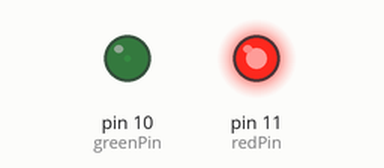
Simulated run of this sketch. Board: Arduino Uno, built with avr-gcc and run on an emulated ATmega328P. Shown: output pins drawn as LEDs (lit = HIGH). What the sketch prints to the serial monitor is not drawn.

Above: at 0.05 s.
At 1.2 s:
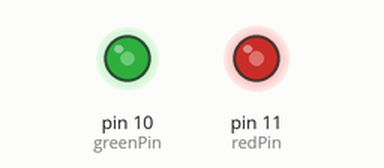
At 2.35 s:
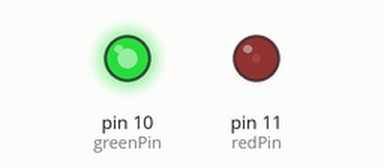
At 4.65 s:
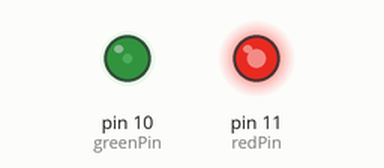
Timing chart, 0 to 6.7 s (numbered marks = the images above):
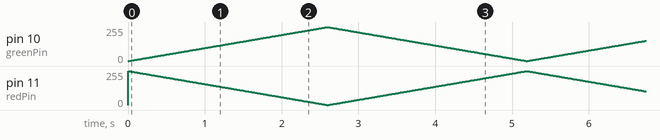

The sketch:

Two_Color2.ino
```cpp
const int redPin = 11;// red LED
const int greenPin = 10;// blue LED

void setup() {
    // 设置两引脚为输出模式
    pinMode(redPin, OUTPUT);
    pinMode(greenPin, OUTPUT);
    // 设置串口波特率
    Serial.begin(115200);
}

void loop() {
    // 判断按键是否按下，如果按下，则led灯亮。
    for (int val = 255; val > 0 ; val--) {
        analogWrite(redPin, val); // red value 减少
        analogWrite(greenPin, 255 - val);// green value 增加
        Serial.println(val, DEC); // 串口输出值
        delay(10); // delay 1ms
    }
    for (int val = 0; val < 255 ; val++) {
        analogWrite(redPin, val); // red value 减少
        analogWrite(greenPin, 255 - val);// green value 增加
        Serial.println(val, DEC); // 串口输出值
        delay(10); // delay 1ms
    }
}
```
